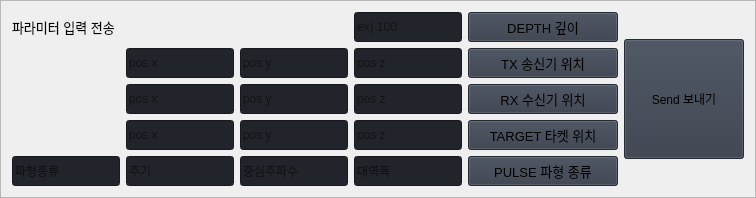
                        <widget class="QFrame" name="row_2">
                         <property name="minimumSize">
                          <size>
                           <width>0</width>
                           <height>150</height>
                          </size>
                         </property>
                         <property name="frameShape">
                          <enum>QFrame::StyledPanel</enum>
                         </property>
                         <property name="frameShadow">
                          <enum>QFrame::Raised</enum>
                         </property>
                         <layout class="QGridLayout" name="gridLayout_10">
                          <item row="0" column="0">
                           <layout class="QGridLayout" name="gridLayout_2">
                            <item row="1" column="3" alignment="Qt::AlignHCenter|Qt::AlignVCenter">
                             <widget class="QLineEdit" name="txZEdit">
                              <property name="minimumSize">
                               <size>
                                <width>0</width>
                                <height>30</height>
                               </size>
                              </property>
                              <property name="styleSheet">
                               <string notr="true">background-color: rgb(33, 37, 43);</string>
                              </property>
                              <property name="text">
                               <string/>
                              </property>
                              <property name="placeholderText">
                               <string>pos z</string>
                              </property>
                             </widget>
                            </item>
                            <item row="1" column="4">
                             <widget class="QPushButton" name="txBtn">
                              <property name="minimumSize">
                               <size>
                                <width>150</width>
                                <height>30</height>
                               </size>
                              </property>
                              <property name="font">
                               <font>
                                <family>Segoe UI</family>
                                <pointsize>10</pointsize>
                                <weight>50</weight>
                                <italic>false</italic>
                                <bold>false</bold>
                               </font>
                              </property>
                              <property name="cursor">
                               <cursorShape>PointingHandCursor</cursorShape>
                              </property>
                              <property name="styleSheet">
                               <string notr="true">background-color: rgb(52, 59, 72);</string>
                              </property>
                              <property name="text">
                               <string>TX 송신기 위치</string>
                              </property>
                              <property name="icon">
                               <iconset resource="../../pyqt_gui_sonobuoy/resources.qrc">
                                <normaloff>:/icons/images/icons/cil-check.png</normaloff>:/icons/images/icons/cil-check.png</iconset>
                              </property>
                             </widget>
                            </item>
                            <item row="1" column="2" alignment="Qt::AlignHCenter">
                             <widget class="QLineEdit" name="txYEdit">
                              <property name="minimumSize">
                               <size>
                                <width>0</width>
                                <height>30</height>
                               </size>
                              </property>
                              <property name="styleSheet">
                               <string notr="true">background-color: rgb(33, 37, 43);</string>
                              </property>
                              <property name="text">
                               <string/>
                              </property>
                              <property name="placeholderText">
                               <string>pos y</string>
                              </property>
                             </widget>
                            </item>
                            <item row="3" column="2" alignment="Qt::AlignHCenter">
                             <widget class="QLineEdit" name="rxYEdit">
                              <property name="minimumSize">
                               <size>
                                <width>0</width>
                                <height>30</height>
                               </size>
                              </property>
                              <property name="styleSheet">
                               <string notr="true">background-color: rgb(33, 37, 43);</string>
                              </property>
                              <property name="text">
                               <string/>
                              </property>
                              <property name="placeholderText">
                               <string>pos y</string>
                              </property>
                             </widget>
                            </item>
                            <item row="1" column="1" alignment="Qt::AlignHCenter">
                             <widget class="QLineEdit" name="txXEdit">
                              <property name="minimumSize">
                               <size>
                                <width>0</width>
                                <height>30</height>
                               </size>
                              </property>
                              <property name="styleSheet">
                               <string notr="true">background-color: rgb(33, 37, 43);
</string>
                              </property>
                              <property name="text">
                               <string/>
                              </property>
                              <property name="placeholderText">
                               <string>pos x</string>
                              </property>
                             </widget>
                            </item>
                            <item row="4" column="3" alignment="Qt::AlignHCenter">
                             <widget class="QLineEdit" name="targetZEdit">
                              <property name="minimumSize">
                               <size>
                                <width>0</width>
                                <height>30</height>
                               </size>
                              </property>
                              <property name="styleSheet">
                               <string notr="true">background-color: rgb(33, 37, 43);</string>
                              </property>
                              <property name="text">
                               <string/>
                              </property>
                              <property name="placeholderText">
                               <string>pos z</string>
                              </property>
                             </widget>
                            </item>
                            <item row="3" column="3" alignment="Qt::AlignHCenter">
                             <widget class="QLineEdit" name="rxZEdit">
                              <property name="minimumSize">
                               <size>
                                <width>0</width>
                                <height>30</height>
                               </size>
                              </property>
                              <property name="styleSheet">
                               <string notr="true">background-color: rgb(33, 37, 43);</string>
                              </property>
                              <property name="text">
                               <string/>
                              </property>
                              <property name="placeholderText">
                               <string>pos z</string>
                              </property>
                             </widget>
                            </item>
                            <item row="4" column="2" alignment="Qt::AlignHCenter">
                             <widget class="QLineEdit" name="targetYEdit">
                              <property name="minimumSize">
                               <size>
                                <width>0</width>
                                <height>30</height>
                               </size>
                              </property>
                              <property name="styleSheet">
                               <string notr="true">background-color: rgb(33, 37, 43);</string>
                              </property>
                              <property name="text">
                               <string/>
                              </property>
                              <property name="placeholderText">
                               <string>pos y</string>
                              </property>
                             </widget>
                            </item>
                            <item row="5" column="4">
                             <widget class="QPushButton" name="pulseBtn">
                              <property name="minimumSize">
                               <size>
                                <width>150</width>
                                <height>30</height>
                               </size>
                              </property>
                              <property name="font">
                               <font>
                                <family>Segoe UI</family>
                                <pointsize>10</pointsize>
                                <weight>50</weight>
                                <italic>false</italic>
                                <bold>false</bold>
                               </font>
                              </property>
                              <property name="cursor">
                               <cursorShape>PointingHandCursor</cursorShape>
                              </property>
                              <property name="styleSheet">
                               <string notr="true">background-color: rgb(52, 59, 72);</string>
                              </property>
                              <property name="text">
                               <string>PULSE 파형 종류</string>
                              </property>
                              <property name="icon">
                               <iconset resource="../../pyqt_gui_sonobuoy/resources.qrc">
                                <normaloff>:/icons/images/icons/cil-check.png</normaloff>:/icons/images/icons/cil-check.png</iconset>
                              </property>
                             </widget>
                            </item>
                            <item row="4" column="1" alignment="Qt::AlignHCenter">
                             <widget class="QLineEdit" name="targetXEdit">
                              <property name="minimumSize">
                               <size>
                                <width>0</width>
                                <height>30</height>
                               </size>
                              </property>
                              <property name="styleSheet">
                               <string notr="true">background-color: rgb(33, 37, 43);</string>
                              </property>
                              <property name="text">
                               <string/>
                              </property>
                              <property name="placeholderText">
                               <string>pos x</string>
                              </property>
                             </widget>
                            </item>
                            <item row="3" column="1" alignment="Qt::AlignHCenter|Qt::AlignVCenter">
                             <widget class="QLineEdit" name="rxXEdit">
                              <property name="minimumSize">
                               <size>
                                <width>0</width>
                                <height>30</height>
                               </size>
                              </property>
                              <property name="styleSheet">
                               <string notr="true">background-color: rgb(33, 37, 43);</string>
                              </property>
                              <property name="text">
                               <string/>
                              </property>
                              <property name="placeholderText">
                               <string>pos x</string>
                              </property>
                             </widget>
                            </item>
                            <item row="5" column="3" alignment="Qt::AlignHCenter">
                             <widget class="QLineEdit" name="bandwidthEdit">
                              <property name="minimumSize">
                               <size>
                                <width>0</width>
                                <height>30</height>
                               </size>
                              </property>
                              <property name="styleSheet">
                               <string notr="true">background-color: rgb(33, 37, 43);</string>
                              </property>
                              <property name="text">
                               <string/>
                              </property>
                              <property name="placeholderText">
                               <string>대역폭</string>
                              </property>
                             </widget>
                            </item>
                            <item row="0" column="4">
                             <widget class="QPushButton" name="depthBtn">
                              <property name="minimumSize">
                               <size>
                                <width>150</width>
                                <height>30</height>
                               </size>
                              </property>
                              <property name="font">
                               <font>
                                <family>Segoe UI</family>
                                <pointsize>10</pointsize>
                                <weight>50</weight>
                                <italic>false</italic>
                                <bold>false</bold>
                               </font>
                              </property>
                              <property name="cursor">
                               <cursorShape>PointingHandCursor</cursorShape>
                              </property>
                              <property name="styleSheet">
                               <string notr="true">background-color: rgb(52, 59, 72);</string>
                              </property>
                              <property name="text">
                               <string>DEPTH 깊이</string>
                              </property>
                              <property name="icon">
                               <iconset resource="../../pyqt_gui_sonobuoy/resources.qrc">
                                <normaloff>:/icons/images/icons/cil-check.png</normaloff>:/icons/images/icons/cil-check.png</iconset>
                              </property>
                             </widget>
                            </item>
                            <item row="3" column="4">
                             <widget class="QPushButton" name="rxBtn">
                              <property name="minimumSize">
                               <size>
                                <width>150</width>
                                <height>30</height>
                               </size>
                              </property>
                              <property name="font">
                               <font>
                                <family>Segoe UI</family>
                                <pointsize>10</pointsize>
                                <weight>50</weight>
                                <italic>false</italic>
                                <bold>false</bold>
                               </font>
                              </property>
                              <property name="cursor">
                               <cursorShape>PointingHandCursor</cursorShape>
                              </property>
                              <property name="styleSheet">
                               <string notr="true">background-color: rgb(52, 59, 72);</string>
                              </property>
                              <property name="text">
                               <string>RX 수신기 위치</string>
                              </property>
                              <property name="icon">
                               <iconset resource="../../pyqt_gui_sonobuoy/resources.qrc">
                                <normaloff>:/icons/images/icons/cil-check.png</normaloff>:/icons/images/icons/cil-check.png</iconset>
                              </property>
                             </widget>
                            </item>
                            <item row="0" column="3" alignment="Qt::AlignHCenter">
                             <widget class="QLineEdit" name="depthEdit">
                              <property name="minimumSize">
                               <size>
                                <width>0</width>
                                <height>30</height>
                               </size>
                              </property>
                              <property name="styleSheet">
                               <string notr="true">background-color: rgb(33, 37, 43);</string>
                              </property>
                              <property name="text">
                               <string/>
                              </property>
                              <property name="placeholderText">
                               <string>ex) 100</string>
                              </property>
                             </widget>
                            </item>
                            <item row="5" column="2" alignment="Qt::AlignHCenter">
                             <widget class="QLineEdit" name="centerFreqEdit">
                              <property name="minimumSize">
                               <size>
                                <width>0</width>
                                <height>30</height>
                               </size>
                              </property>
                              <property name="styleSheet">
                               <string notr="true">background-color: rgb(33, 37, 43);</string>
                              </property>
                              <property name="text">
                               <string/>
                              </property>
                              <property name="placeholderText">
                               <string>중심주파수</string>
                              </property>
                             </widget>
                            </item>
                            <item row="5" column="1" alignment="Qt::AlignHCenter">
                             <widget class="QLineEdit" name="cycleEdit">
                              <property name="minimumSize">
                               <size>
                                <width>0</width>
                                <height>30</height>
                               </size>
                              </property>
                              <property name="styleSheet">
                               <string notr="true">background-color: rgb(33, 37, 43);</string>
                              </property>
                              <property name="text">
                               <string/>
                              </property>
                              <property name="placeholderText">
                               <string>주기</string>
                              </property>
                             </widget>
                            </item>
                            <item row="4" column="4">
                             <widget class="QPushButton" name="targetBtn">
                              <property name="minimumSize">
                               <size>
                                <width>150</width>
                                <height>30</height>
                               </size>
                              </property>
                              <property name="font">
                               <font>
                                <family>Segoe UI</family>
                                <pointsize>10</pointsize>
                                <weight>50</weight>
                                <italic>false</italic>
                                <bold>false</bold>
                               </font>
                              </property>
                              <property name="cursor">
                               <cursorShape>PointingHandCursor</cursorShape>
                              </property>
                              <property name="styleSheet">
                               <string notr="true">background-color: rgb(52, 59, 72);</string>
                              </property>
                              <property name="text">
                               <string>TARGET 타켓 위치</string>
                              </property>
                              <property name="icon">
                               <iconset resource="../../pyqt_gui_sonobuoy/resources.qrc">
                                <normaloff>:/icons/images/icons/cil-check.png</normaloff>:/icons/images/icons/cil-check.png</iconset>
                              </property>
                             </widget>
                            </item>
                            <item row="5" column="0" alignment="Qt::AlignHCenter">
                             <widget class="QLineEdit" name="waveTypeEdit">
                              <property name="minimumSize">
                               <size>
                                <width>0</width>
                                <height>30</height>
                               </size>
                              </property>
                              <property name="styleSheet">
                               <string notr="true">background-color: rgb(33, 37, 43);</string>
                              </property>
                              <property name="text">
                               <string/>
                              </property>
                              <property name="placeholderText">
                               <string>파형종류</string>
                              </property>
                             </widget>
                            </item>
                            <item row="0" column="0">
                             <widget class="QLabel" name="labelBoxBlenderInstalation_2">
                              <property name="font">
                               <font>
                                <family>Segoe UI</family>
                                <pointsize>10</pointsize>
                                <weight>50</weight>
                                <italic>false</italic>
                                <bold>false</bold>
                               </font>
                              </property>
                              <property name="styleSheet">
                               <string notr="true"/>
                              </property>
                              <property name="text">
                               <string>파라미터 입력 전송</string>
                              </property>
                             </widget>
                            </item>
                           </layout>
                          </item>
                          <item row="0" column="1">
                           <widget class="QPushButton" name="sendBtn">
                            <property name="minimumSize">
                             <size>
                              <width>120</width>
                              <height>120</height>
                             </size>
                            </property>
                            <property name="styleSheet">
                             <string notr="true">background-color: rgb(52, 59, 72);</string>
                            </property>
                            <property name="text">
                             <string>Send 보내기</string>
                            </property>
                            <property name="icon">
                             <iconset resource="../../pyqt_gui_sonobuoy/resources.qrc">
                              <normaloff>:/icons/images/icons/cil-check-alt.png</normaloff>:/icons/images/icons/cil-check-alt.png</iconset>
                            </property>
                           </widget>
                          </item>
                         </layout>
                        </widget>
